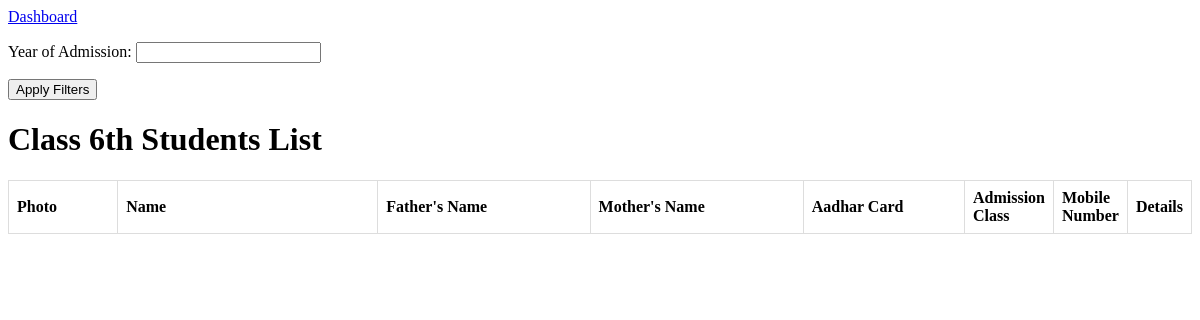
The app's page /admissions/class_6/, older data.
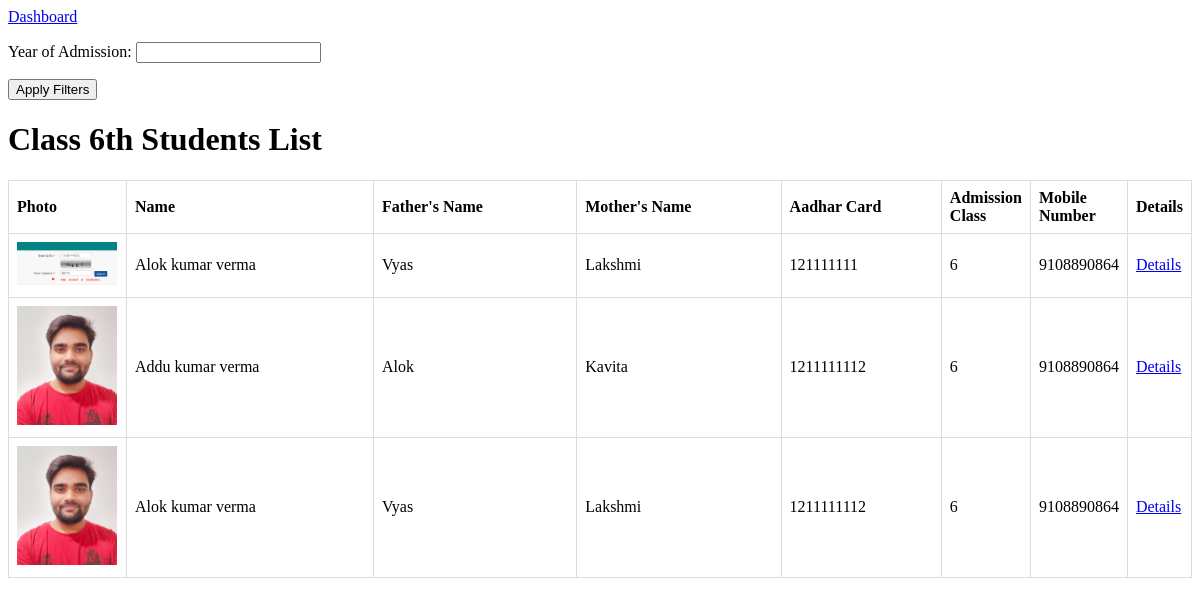
The same page, newer data.
### admissions/models.py (models this page shows, shortened)
class Admission(models.Model):
    first_name = models.CharField(max_length=100)
    middle_name = models.CharField(max_length=100, blank=True, null=True)
    last_name = models.CharField(max_length=100)
    father_name = models.CharField(max_length=100)
    mother_name = models.CharField(max_length=100)
    date_of_birth = models.DateField()
    aadhar_card = models.CharField(max_length=16)
    photo = models.ImageField(upload_to='photos/')
    previous_school = models.CharField(max_length=200)
    address = models.TextField()
    caste = models.CharField(max_length=50)
    admission_class = models.CharField(max_length=50)
    admission_date = models.DateField(auto_now_add=True)
    mobile_number = models.CharField(max_length=15)
    subjects = models.CharField(max_length=100, blank=True, null=True)

### admissions/views.py (the view)
# urls.py: path('class_6/', views.class_6, name='class_6'),
def class_6(request):
    class_6_students = Admission.objects.filter(admission_class='6')
    year_filter_form = AdmissionYearFilterForm(request.GET)
    if year_filter_form.is_valid():
        admission_year = year_filter_form.cleaned_data.get('admission_year')
        if admission_year:
            class_6_students = class_6_students.filter(admission_date__year=admission_year)
    context = {
        'class_6_students': class_6_students,
        'year_filter_form': year_filter_form,
    }
    return render(request, 'admissions/class_6.html', context)

### admissions/forms.py
class AdmissionYearFilterForm(forms.Form):
    admission_year = forms.IntegerField(label='Year of Admission', required=False)

### admissions/templates/admissions/class_6.html (shortened to what this page needs)
<!DOCTYPE html>
<a href="{% url 'dashboard' %}">Dashboard</a>
<html>
<head>
</head>
<body>
    <form method="get">
        {{ year_filter_form.as_p }}
        <button type="submit">Apply Filters</button>
    </form>
    <h1>Class 6th Students List</h1>
    <table>
        <thead>
            <tr>
                <th class="photo-column">Photo</th>
                <th class="name-column">Name</th>
                <th class="father-name-column">Father's Name</th>
                <th class="mother-name-column">Mother's Name</th>
                <th class="aadhar-column">Aadhar Card</th>
                <th class="admission-class-column">Admission Class</th>
                <th class="mobile-number-column">Mobile Number</th>
                <th>Details</th>
            </tr>
        </thead>
        <tbody>
            {% for student in class_6_students %}
                <tr>
                    <td class="photo-column"><img src="{{ student.photo.url }}" alt="{{ student.first_name }} {{ student.last_name }} Photo" width="100"></td>
                    <td class="name-column">{{ student.first_name }} {{ student.middle_name }} {{ student.last_name }}</td>
                    <td class="father-name-column">{{ student.father_name }}</td>
                    <td class="mother-name-column">{{ student.mother_name }}</td>
                    <td class="aadhar-column">{{ student.aadhar_card }}</td>
                    <td class="admission-class-column">{{ student.admission_class }}</td>
                    <td class="mobile-number-column">{{ student.mobile_number }}</td>
                    <td><a href="{% url 'student_details' student.id %}">Details</a></td>
                </tr>
            {% endfor %}
        </tbody>
    </table>
</body>
</html>

Row changes from the older to the newer data that the page shows:
now on this page (row edited): Admission: photo (picture), first_name "Alok", middle_name "kumar", last_name "verma", father_name "Vyas", mother_name "Lakshmi", aadhar_card "121111111", admission_class "6", mobile_number "9108890864"
now on this page (row edited): Admission: photo (picture), first_name "Addu", middle_name "kumar", last_name "verma", father_name "Alok", mother_name "Kavita", aadhar_card "1211111112", admission_class "6", mobile_number "9108890864"
added Admission: photo (picture), first_name "Alok", middle_name "kumar", last_name "verma", father_name "Vyas", mother_name "Lakshmi", aadhar_card "1211111112", admission_class "6", mobile_number "9108890864"
